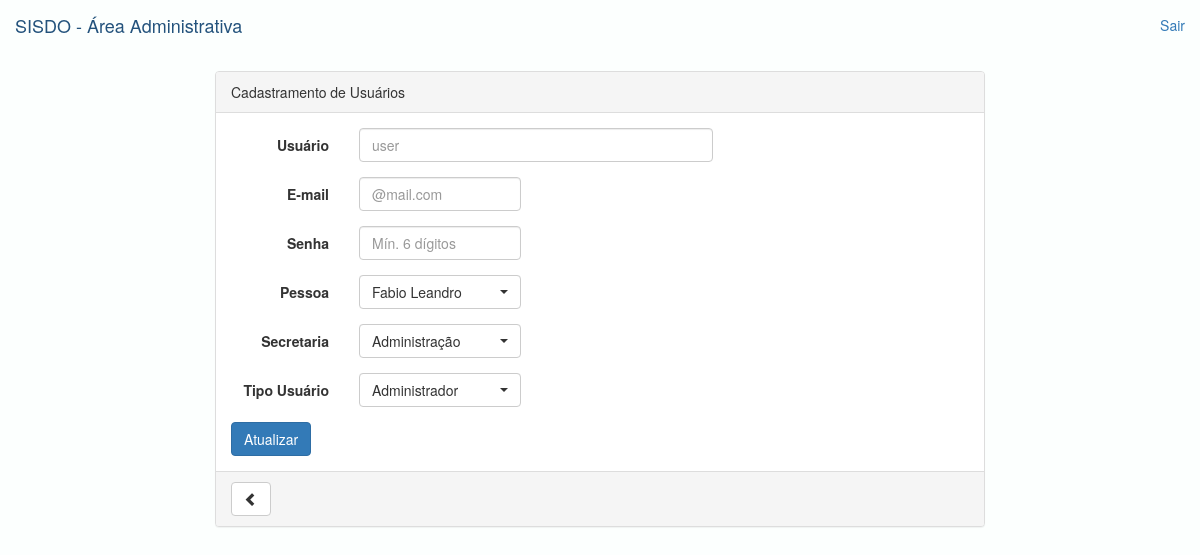
Page /visao/editarUsuario.php (signed in) on the committed database.
### tables this page shows
CREATE TABLE IF NOT EXISTS `pessoa` (
  `cod_pessoa` int(11) NOT NULL AUTO_INCREMENT,
  `nome_pessoa` varchar(200) NOT NULL,
  `cpf` varchar(45) NOT NULL,
  `matricula` varchar(45) NOT NULL,
  PRIMARY KEY (`cod_pessoa`)
);

CREATE TABLE IF NOT EXISTS `secretaria` (
  `cod_secretaria` int(11) NOT NULL AUTO_INCREMENT,
  `nome_secretaria` varchar(45) NOT NULL,
  PRIMARY KEY (`cod_secretaria`)
);

CREATE TABLE IF NOT EXISTS `tipo_usuario` (
  `cod_tipoUsuario` int(11) NOT NULL AUTO_INCREMENT,
  `tipoUsuario` varchar(45) NOT NULL,
  PRIMARY KEY (`cod_tipoUsuario`)
);

### Configuracao/conexao.php (called while the page is built, shortened)
<?php
function ConectarBanco() {
    $conexao = mysql_connect('127.0.0.1','root','');
    $db = mysql_select_db('docoficial', $conexao);
    return $conexao;
}

### AcessoDados/usuario_dao.php (called while the page is built, shortened)
<?php
require_once '../Configuracao/conexao.php';
require_once '../Entidade/usuario.php';
class usuario_dao {
        function BuscarPor_Cod($param) {
            $usuario = new usuario();
            $query = "SELECT * FROM `usuario` WHERE `cod_usuario` = '" . $param . "'";
            $sql = mysql_query($query);
            $resultado = mysql_fetch_array($sql);
            $usuario->setCod_pessoa($resultado["pessoa_cod_pessoa"]);
            $usuario->setCod_secretaria($resultado["secretaria_cod_secretaria"]);
            $usuario->setCod_tipo_usuário($resultado["tipo_usuario_cod_tipoUsuario"]);
            $usuario->setCod_usuario($resultado["cod_usuario"]);
            $usuario->setEmail_usuario($resultado["email_usuario"]);
            $usuario->setNome_usuario($resultado["nome_usuario"]);
            $usuario->setSenha_usuario($resultado["senha_usuario"]);
            $usuario->setSenha_usuario(base64_decode($usuario->getSenha_usuario()));
            return $usuario;
        }
    }

### Controle/usuario_controle.php (called while the page is built, shortened)
<?php
require_once '../AcessoDados/usuario_dao.php';
require_once '../Entidade/usuario.php';
class usuario_controle {
    function BuscarPor_Cod($param) {
        $dao = new usuario_dao();
        $usuario = new usuario();
        try {
            $usuario = $dao->BuscarPor_Cod($param);
        } catch (Exception $exc) {
            echo $exc->getTraceAsString();
        }
        return $usuario;
    }
}

### Entidade/usuario.php (called while the page is built, shortened)
<?php
class usuario {
    private $cod_usuario;
    private $nome_usuario;
    private $email_usuario;
    private $senha_usuario;
    function getCod_usuario() {
        return $this->cod_usuario;
    }
    function getNome_usuario() {
        return $this->nome_usuario;
    }
    function getEmail_usuario() {
        return $this->email_usuario;
    }
    function getSenha_usuario() {
        return $this->senha_usuario;
    }
    function setCod_usuario($cod_usuario) {
        $this->cod_usuario = $cod_usuario;
    }
    function setNome_usuario($nome_usuario) {
        $this->nome_usuario = $nome_usuario;
    }
    function setEmail_usuario($email_usuario) {
        $this->email_usuario = $email_usuario;
    }
    function setSenha_usuario($senha_usuario) {
        $this->senha_usuario = $senha_usuario;
    }
}

### AcessoDados/pessoa_dao.php (called while the page is built, shortened)
<?php
require_once '../Configuracao/conexao.php';
require_once '../Entidade/pessoa.php';
class pessoa_dao {
    function Listar () {
        $listaPessoa = array();
        $query = "SELECT * FROM `pessoa`";
        $sql = mysql_query( $query);
        $i=0;
        while($resultado = mysql_fetch_array($sql)){
            $pessoa = new pessoa();
            $pessoa->setCod_pessoa($resultado["cod_pessoa"]);
            $pessoa->setCpf($resultado["cpf"]);
            $pessoa->setMatricula($resultado["matricula"]);
            $pessoa->setNome_pessoa($resultado["nome_pessoa"]);
            $listaPessoa[$i] = $pessoa;
            $i++;
        }
        return $listaPessoa;
    }
}

### Controle/pessoa_controle.php (called while the page is built, shortened)
<?php
require_once '../AcessoDados/pessoa_dao.php';
require_once '../Entidade/pessoa.php';
class pessoa_controle {
    function Listar() {
        $dao = new pessoa_dao();
        try {
            $listaDao = array();
            $listaDao = $dao->Listar();
        } catch (Exception $exc) {
            echo $exc->getTraceAsString();
        }
        return $listaDao;
    }
}

### Entidade/pessoa.php (called while the page is built, shortened)
<?php
class pessoa {
     private $cod_pessoa;
     private $nome_pessoa;
     function getCod_pessoa() {
         return $this->cod_pessoa;
     }
     function getNome_pessoa() {
         return $this->nome_pessoa;
     }
     function setCod_pessoa($cod_pessoa) {
         $this->cod_pessoa = $cod_pessoa;
     }
     function setNome_pessoa($nome_pessoa) {
         $this->nome_pessoa = $nome_pessoa;
     }
}

### AcessoDados/secretaria_dao.php (called while the page is built, shortened)
<?php
require_once '../Configuracao/conexao.php';
require_once '../Entidade/secretaria.php';
class secretaria_dao {
    function Listar() {
        $listaSecretaria=array();
        $query="SELECT * FROM `secretaria`";
        $sql =  mysql_query($query);
        $i=0;
        while($resultado = mysql_fetch_array($sql)){
            $sec=new secretaria();
            $sec->setCod_secretaria($resultado["cod_secretaria"]);
            $sec->setNome_secretaria($resultado["nome_secretaria"]);
            $listaSecretaria[$i] = $sec;
            $i++;
        }
        return $listaSecretaria;
    }
}

### Controle/secretaria_controle.php (called while the page is built, shortened)
<?php
require_once '../AcessoDados/secretaria_dao.php';
require_once '../Entidade/secretaria.php';
class secretaria_controle {
    function Listar() {
        $dao = new secretaria_dao();
        try {
            $listaDao = array();
            $listaDao = $dao->Listar();
        } catch (Exception $exc) {
            echo $exc->getTraceAsString();
        }
        return $listaDao;
    }
}

### Entidade/secretaria.php (called while the page is built)
<?php
class secretaria {
    private $cod_secretaria;
    private $nome_secretaria;
    function getCod_secretaria() {
        return $this->cod_secretaria;
    }
    function getNome_secretaria() {
        return $this->nome_secretaria;
    }
    function setCod_secretaria($cod_secretaria) {
        $this->cod_secretaria = $cod_secretaria;
    }
    function setNome_secretaria($nome_secretaria) {
        $this->nome_secretaria = $nome_secretaria;
    }
}

### AcessoDados/tipoUsuario_dao.php (called while the page is built, shortened)
<?php
require_once '../Configuracao/conexao.php';
require_once '../Entidade/TipoUsuario.php';
class tipoUsuario_dao {
    function Listar() {
        $listaTipoUsuario = array();
        $query = "SELECT * FROM `tipo_usuario`";
        $sql = mysql_query($query);
        $i=0;
        while($resultado = mysql_fetch_array($sql)){
            $tipoUsuario = new TipoUsuario();
            $tipoUsuario->setCod_TipoUsuario($resultado["cod_tipoUsuario"]);
            $tipoUsuario->setTipoUsuario($resultado["tipoUsuario"]);
            $listaTipoUsuario[$i] = $tipoUsuario;
            $i++;
        }
        return $listaTipoUsuario;
    }
}

### Controle/tipoUsuario_controle.php (called while the page is built, shortened)
<?php
require_once '../AcessoDados/tipoUsuario_dao.php';
require_once '../Entidade/TipoUsuario.php';
class tipoUsuario_controle {
    function Listar() {
        $dao = new tipoUsuario_dao();
        try {
            $listaDao = $dao->Listar();
        } catch (Exception $exc) {
            echo $exc->getTraceAsString();
        }
        return $listaDao;
    }
}

### Entidade/TipoUsuario.php (called while the page is built, shortened)
<?php
class TipoUsuario {
    private $cod_TipoUsuario;
    function getCod_TipoUsuario() {
        return $this->cod_TipoUsuario;
    }
    function getTipoUsuario() {
        return $this->tipoUsuario;
    }
    function setCod_TipoUsuario($cod_TipoUsuario) {
        $this->cod_TipoUsuario = $cod_TipoUsuario;
    }
    function setTipoUsuario($tipoUsuario) {
        $this->tipoUsuario = $tipoUsuario;
    }
}

### visao/editarUsuario.php (the view, shortened to what this page needs)
<?php
require_once '../visao/config_visao.php';
require_once '../Entidade/usuario.php';
require_once '../Controle/usuario_controle.php';
require_once '../Entidade/pessoa.php';
require_once '../Controle/pessoa_controle.php';
require_once '../Entidade/secretaria.php';
require_once '../Controle/secretaria_controle.php';
require_once '../Entidade/TipoUsuario.php';
require_once '../Controle/tipoUsuario_controle.php';
$id = $_GET["id"];
$usuario_controle = new usuario_controle();
$pessoa_controle = new pessoa_controle();
$listapessoas = $pessoa_controle->Listar();
$secretaria_controle = new secretaria_controle();
$listapessoasSecretaria = $secretaria_controle->Listar();
$tipoUsuario_controle = new tipoUsuario_controle();
$listaTipoUsuario = $tipoUsuario_controle->Listar();
$usuarioEditar = $usuario_controle->BuscarPor_Cod($id);
?>
<!DOCTYPE html>
<html>
    <body class="fundo-base">
        <link rel="stylesheet" type="text/css" href="../select1/dist/css/bootstrap-select.css">
        <link href="//netdna.bootstrapcdn.com/bootstrap/3.2.0/css/bootstrap.min.css" rel="stylesheet">
        <?php echo CriarBarraNavegacao(); ?>
        <div class="col-xs-12 col-md-8 col-md-offset-2">
            <div class="panel panel-default">
                <div class="panel-heading">Cadastramento de Usuários</div>
                <div class="panel-body">
                    <form class = "form-horizontal" role = "form" action ="usuarioPOST.php?id=<?php echo $usuarioEditar->getCod_usuario(); ?>&acao=editar" method = "POST" id="post">
                        <div class = "form-group">
                            <label for = "inputUsuario" class = "col-sm-2 control-label">Usuário</label>
                            <div class = "col-sm-6">
                                <input type = "text" class = "form-control" id = "input_nome_usuario" name = "usuario" placeholder = "user" value = "<?php echo $usuarioEditar->getNome_usuario(); ?>">
                            </div>
                        </div>
                        <div class = "form-group">
                            <label for = "inputUsuario" class = "col-sm-2 control-label">E-mail</label>
                            <div class = "col-sm-3">
                                <input type = "email" class = "form-control" id = "input_email" name = "email" placeholder = "@mail.com" value = "<?php echo $usuarioEditar->getEmail_usuario(); ?>">
                            </div>
                        </div>
                        <div class = "form-group">
                            <label for = "inputUsuario" class = "col-sm-2 control-label">Senha</label>
                            <div class = "col-sm-3">
                                <input type = "password" class = "form-control" id = "input_senha" name = "senha" placeholder = "Mín. 6 dígitos" value = "<?php echo $usuarioEditar->getSenha_usuario(); ?>">
                            </div>
                        </div>
                        <div class = "form-group">
                            <label for = "inputUsuario" class = "col-sm-2 control-label">Pessoa</label>
                            <div class = "col-sm-3">
                                <select id = "basic2" name="basic2" class = "show-tick form-control" >
                                    <?php
                                    $i = 0;
                                    $laco = count($listapessoas);
                                    while ($i < $laco) {
                                        $p = $listapessoas[$i];
                                        $selected = "";
                                        echo '<option value="'.$p->getCod_pessoa(). '" '.$selected.'>' . $p->getNome_pessoa() . '</option>';
                                        $i++;
                                    }
                                    ?>
                                </select>
                            </div>
                        </div>
                        <div class="form-group">
                            <label for="inputUsuario" class="col-sm-2 control-label">Secretaria</label>
                            <div class="col-sm-3">
                                <select id="basic3" name="basic3" class="show-tick form-control" >
                                    <?php
                                    $i = 0;
                                    $laco = count($listapessoasSecretaria);
                                    while ($i < $laco) {
                                        $sec = $listapessoasSecretaria[$i];
                                        $selected = "";
                                        echo '<option value="'.$sec->getCod_secretaria().'" '.$selected.'>' . $sec->getNome_secretaria() . '</option>';
                                        $i++;
                                    }
                                    ?>
                                </select>
                            </div>
                        </div>
                        <div class="form-group">
                            <label for="inputUsuario" class="col-sm-2 control-label">Tipo Usuário</label>
                            <div class="col-sm-3">
                                <select id="basic4" name="basic4" class="show-tick form-control" >
                                    <?php
                                    $i = 0;
                                    $laco = count($listaTipoUsuario);
                                    while ($i < $laco) {
                                        $tipo_usuario = $listaTipoUsuario[$i];
                                        $selected = "";
                                        echo '<option value="'.$tipo_usuario->getCod_TipoUsuario().'" '.$selected.'>' . $tipo_usuario->getTipoUsuario() . '</option>';
                                        $i++;
                                    }
                                    ?>
                                </select>
                            </div>
                        </div>
                        <button type="submit" class="btn btn-primary" id="btnCadastra">Atualizar</button>
                    </form>
                </div>
                <div class="panel-footer">
                    <a href="../visao/gerenciar_usuarios.php" class="btn btn-default" role="button">
                        <span class="glyphicon glyphicon-chevron-left" aria-hidden="true"><abbr title="Voltar"></abbr></span>
                    </a>
                </div>
            </div>
        </div>
    </body >
</html>

### css/main.css (style rules this page uses)
.fundo-base { background-color: rgba(247, 255, 253, 0.28); }

### rows in the picture
pessoa: nome_pessoa "Fabio Leandro"
secretaria: nome_secretaria "Administração"
tipo_usuario: tipoUsuario "Administrador"
